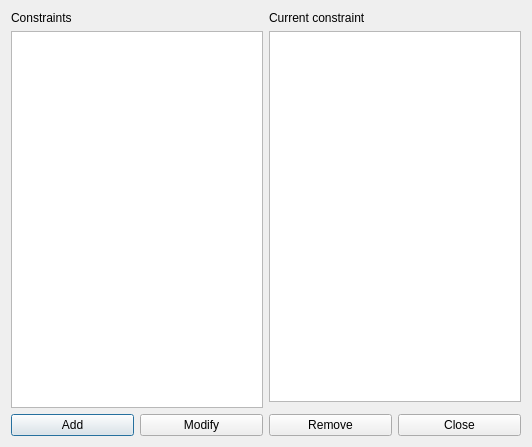
<?xml version="1.0" encoding="UTF-8"?>
<ui version="4.0">
 <class>ConstraintTeachersNoTwoConsecutiveDaysForm_template</class>
 <widget class="QDialog" name="ConstraintTeachersNoTwoConsecutiveDaysForm_template">
  <property name="geometry">
   <rect>
    <x>0</x>
    <y>0</y>
    <width>532</width>
    <height>447</height>
   </rect>
  </property>
  <property name="windowTitle">
   <string extracomment="This is the title of the dialog in which you see the list of all constraints of this type">Constraints teachers no two consecutive days</string>
  </property>
  <layout class="QGridLayout" name="gridLayout_2">
   <item row="0" column="0" rowspan="2">
    <layout class="QVBoxLayout" name="verticalLayout">
     <item>
      <widget class="QLabel" name="constraintsTextLabel">
       <property name="frameShape">
        <enum>QFrame::NoFrame</enum>
       </property>
       <property name="frameShadow">
        <enum>QFrame::Plain</enum>
       </property>
       <property name="text">
        <string>Constraints</string>
       </property>
       <property name="wordWrap">
        <bool>false</bool>
       </property>
      </widget>
     </item>
     <item>
      <widget class="QListWidget" name="constraintsListWidget"/>
     </item>
    </layout>
   </item>
   <item row="0" column="1">
    <layout class="QVBoxLayout" name="verticalLayout_2">
     <item>
      <widget class="QLabel" name="currentConstraintTextLabel">
       <property name="text">
        <string>Current constraint</string>
       </property>
       <property name="wordWrap">
        <bool>false</bool>
       </property>
      </widget>
     </item>
     <item>
      <widget class="QPlainTextEdit" name="currentConstraintTextEdit"/>
     </item>
    </layout>
   </item>
   <item row="2" column="0" colspan="2">
    <layout class="QHBoxLayout" name="horizontalLayout">
     <item>
      <widget class="QPushButton" name="addConstraintPushButton">
       <property name="text">
        <string>Add</string>
       </property>
      </widget>
     </item>
     <item>
      <widget class="QPushButton" name="modifyConstraintPushButton">
       <property name="text">
        <string>Modify</string>
       </property>
      </widget>
     </item>
     <item>
      <widget class="QPushButton" name="removeConstraintPushButton">
       <property name="text">
        <string>Remove</string>
       </property>
      </widget>
     </item>
     <item>
      <widget class="QPushButton" name="closePushButton">
       <property name="text">
        <string>Close</string>
       </property>
      </widget>
     </item>
    </layout>
   </item>
  </layout>
 </widget>
 <layoutdefault spacing="6" margin="11"/>
 <resources/>
 <connections/>
</ui>
